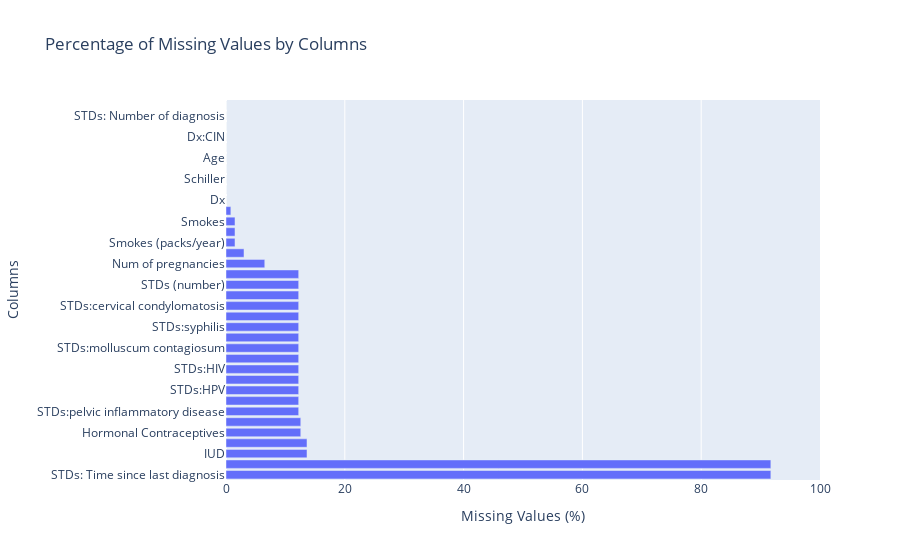

Write notebook code for a chart like this one.
### Markdown cell above
It seems like some of the columns that should be integers or booleans are being read as objects. This could  due to `?` symobls as place-holders.

### Code cell
# Replace '?' with NaN
df = df.replace("?", np.nan)

# Calculate the percentage of missing values in each column
missing_data = df.isnull().sum() / len(df) * 100
missing_data = missing_data.reset_index()  # convert the series to DataFrame
missing_data.columns = ["column_name", "missing_percentage"]  # rename the columns
missing_data = missing_data.sort_values(
    by="missing_percentage", ascending=False
)  # sort the DataFrame by missing_percentage

# Create a horizontal bar plot
fig = px.bar(
    missing_data,
    x="missing_percentage",
    y="column_name",
    orientation="h",
    title="Percentage of Missing Values by Columns",
    labels={"missing_percentage": "Missing Values (%)", "column_name": "Columns"},
)

# Set the limit of x-axis from 0 to 100
fig.update_xaxes(range=[0, 100])

# Show plot
fig.show()

VISUALIZATION_FOLDER = "visualization"
fig.write_html(os.path.join(VISUALIZATION_FOLDER, "missing_values.html"))

### Figure 1 — Plotly figure (JSON) as saved in the notebook; plotly's stock layout.template omitted (floating-point values rounded to 4 significant figures)
{"data": [{"alignmentgroup": "True", "hovertemplate": "Missing Values (%)=%{x}<br>Columns=%{y}<extra></extra>", "legendgroup": "", "marker": {"color": "#636efa", "pattern": {"shape": ""}}, "name": "", "offsetgroup": "", "orientation": "h", "showlegend": false, "textposition": "auto", "type": "bar", "x": [91.72, 91.72, 13.64, 13.64, 12.59, 12.59, 12.24, 12.24, 12.24, 12.24, 12.24, 12.24, 12.24, 12.24, 12.24, 12.24, 12.24, 12.24, 12.24, 12.24, 6.527, 3.03, 1.515, 1.515, 1.515, 0.8159, 0, 0, 0, 0, 0, 0, 0, 0, 0, 0], "xaxis": "x", "y": ["STDs: Time since last diagnosis", "STDs: Time since first diagnosis", "IUD", "IUD (years)", "Hormonal Contraceptives", "Hormonal Contraceptives (years)", "STDs:pelvic inflammatory disease", "STDs:vulvo-perineal condylomatosis", "STDs:HPV", "STDs:Hepatitis B", "STDs:HIV", "STDs:AIDS", "STDs:molluscum contagiosum", "STDs:genital herpes", "STDs:syphilis", "STDs:vaginal condylomatosis", "STDs:cervical condylomatosis", "STDs:condylomatosis", "STDs (number)", "STDs", "Num of pregnancies", "Number of sexual partners", "Smokes (packs/year)", "Smokes (years)", "Smokes", "First sexual intercourse", "Dx", "Citology", "Schiller", "Hinselmann", "Age", "Dx:HPV", "Dx:CIN", "Dx:Cancer", "STDs: Number of diagnosis", "Biopsy"], "yaxis": "y"}], "layout": {"barmode": "relative", "legend": {"tracegroupgap": 0}, "title": {"text": "Percentage of Missing Values by Columns"}, "xaxis": {"anchor": "y", "domain": [0, 1], "range": [0, 100], "title": {"text": "Missing Values (%)"}}, "yaxis": {"anchor": "x", "domain": [0, 1], "title": {"text": "Columns"}}}}
